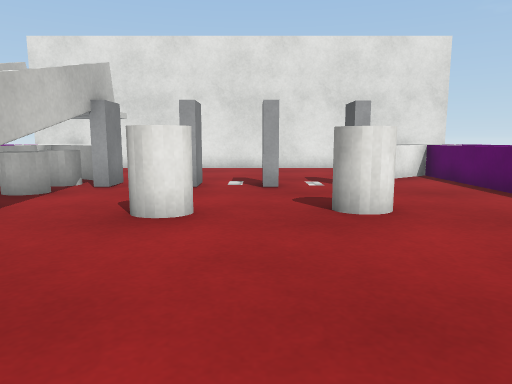
view 1 (above)

18 first-person views from a walk through a Unity game level. The camera is 0.55 m above the floor, tilts 8° down and sees 70° across. The floor is counted in squares, 0.5 m on a side. Each view is taken from the middle of a square. On the plan, view 1 faces up. The plan holds only what a view shows up to about 14 squares ahead; the rest is blank. Surface patterns are stand-ins for the level's own textures.

view 2
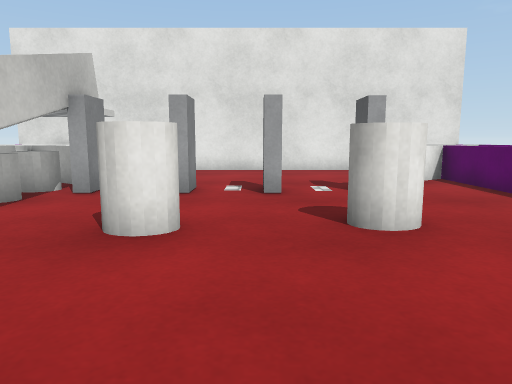

view 3
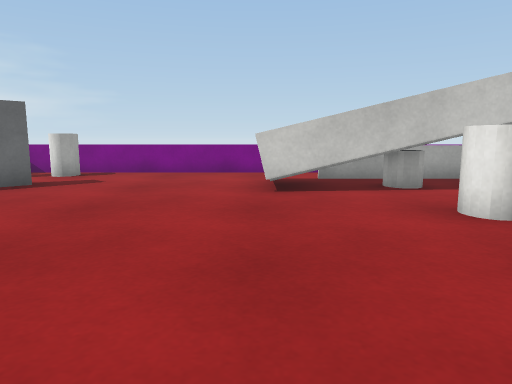

view 4
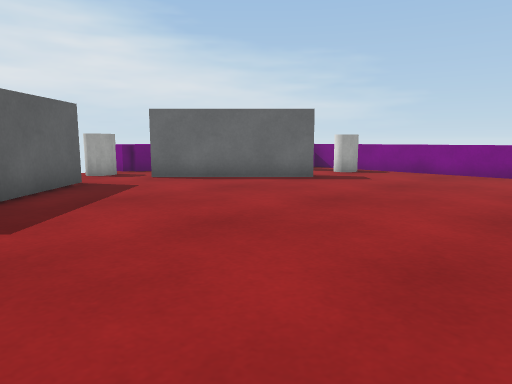

view 5
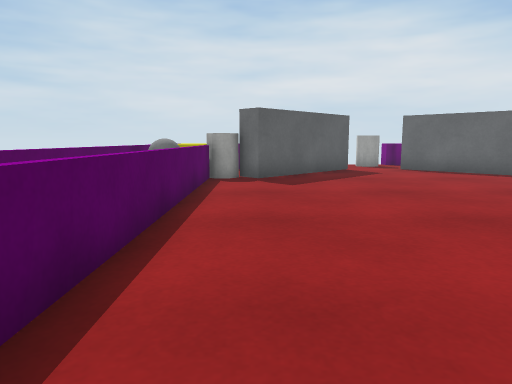

view 6
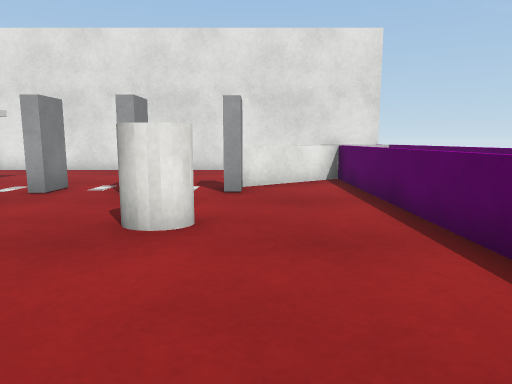

view 7
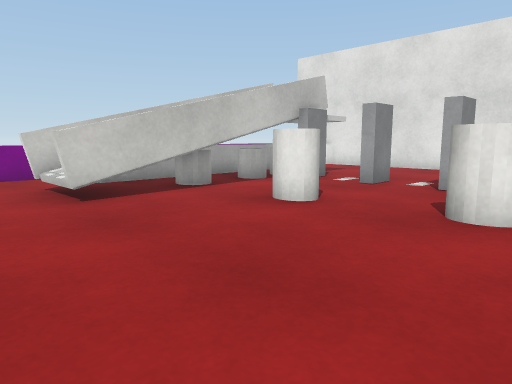

view 8
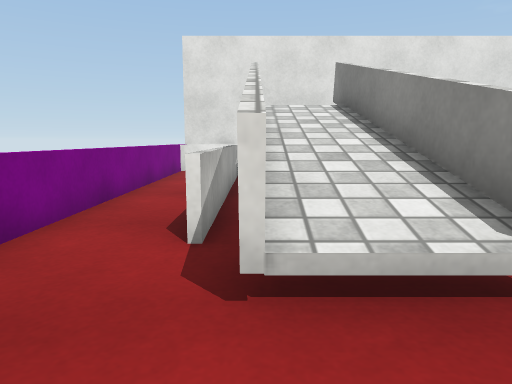

view 9
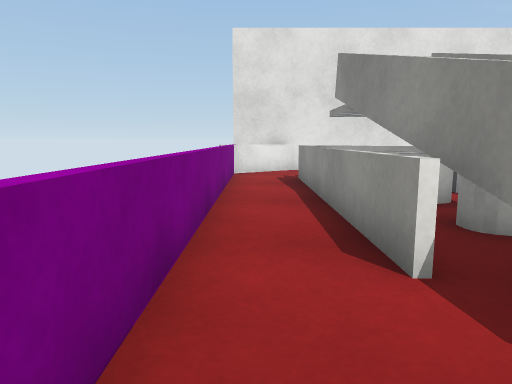

view 10
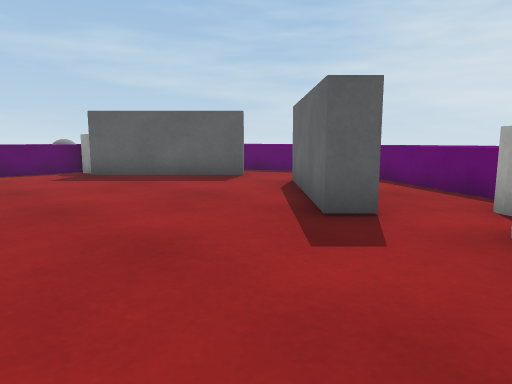

view 11
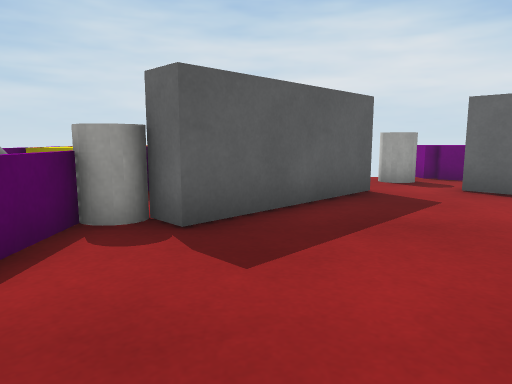

view 12
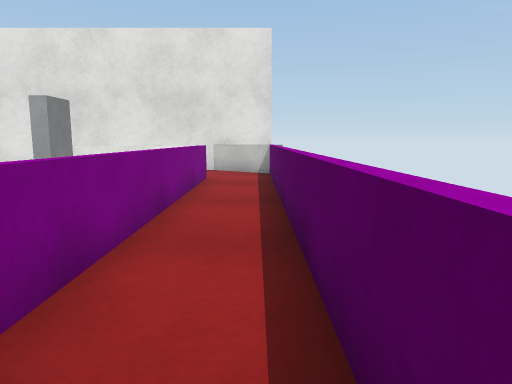

view 13
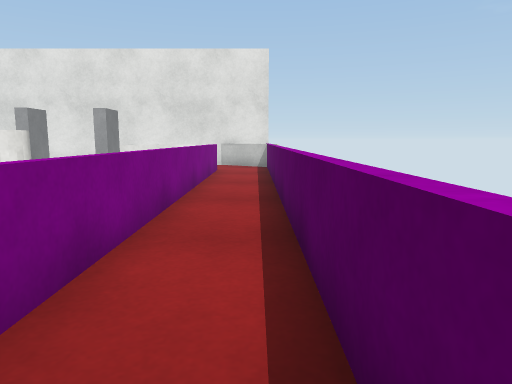

view 14
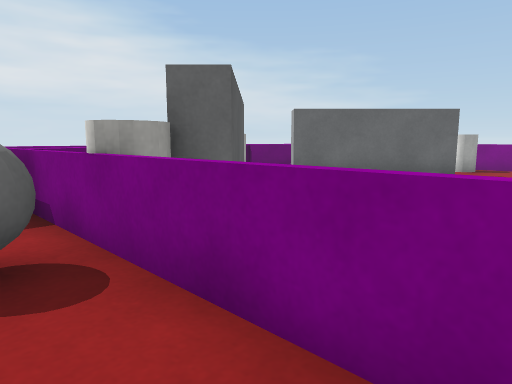

view 15
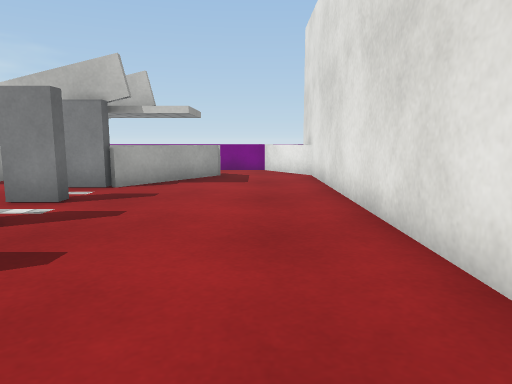

view 16
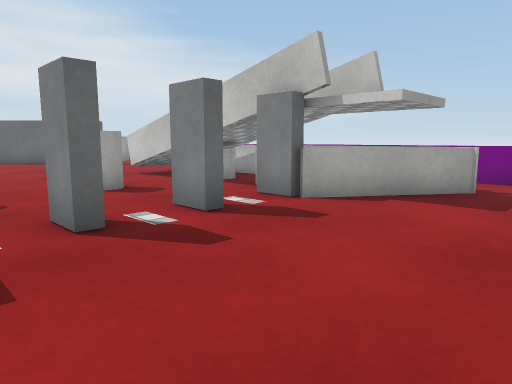

view 17
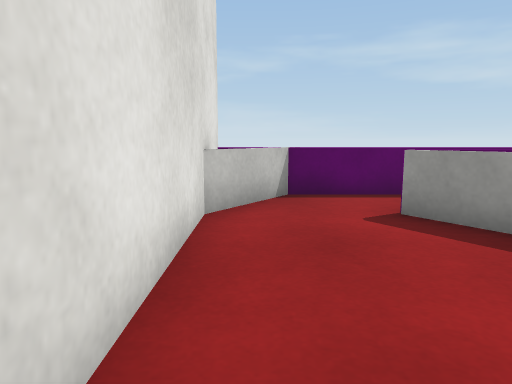

view 18
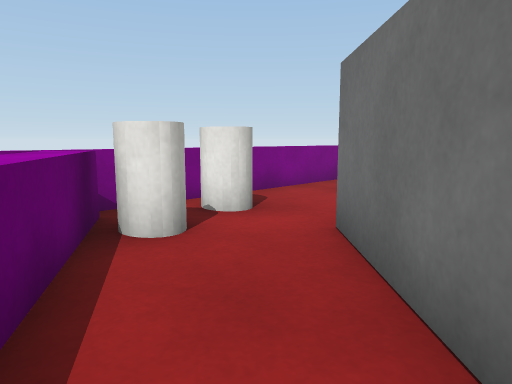

### Floor plan
Key: @ floor where view 1 was taken; # wall or solid block; x gap in a wall; . floor; = window, fence, low wall or low ledge; ^ raised ledge; B grey ball; Y yellow block; O other object.
Columns run from 9 left of view 1 to 8 right of it. Each row starts with its distance up from view 1.
 15 ##################
 14 #=.............==#
 13 =................=
 12 =.=...........=..=
 11 =.===........==..=
 10 =.= #=......#x=..=
  9 =.= #O.O.O.OO.=..=
  8 =.=###........=..=
  7 =.=^^#........=..=
  6 =.=^^#.OO.OO..=..=
  5 =.=^^^.OO.....=..=
  4 =.=^^^........=..=
  3 =..^^^........=..=
  2 =..#^#........=..=
  1 =.............=..=
  0 =........@....=..=
 -1 =.............=..=
 -2 =.............=..=
 -3 =.............=.B#
 -4 #OO.##......##OBB
 -5 # O.###....###===#
 -6 ##O..###..##   YY#
 -7 #=^=.. #..#  ==YY
 -8    ===.....  ^
 -9      ^^.OO^=
-10     ^^^^  ^  ^^

Where each view was taken, in squares from view 1:
view 1: 0 up, 0 right, facing up
view 2: 1 up, 0 right, facing up
view 3: 2 up, 4 right, facing left
view 4: 3 up, 4 right, facing down-left
view 5: 7 up, 4 right, facing down
view 6: 1 up, 3 right, facing up
view 7: 0 up, 3 right, facing up-left
view 8: 0 up, 6 left, facing up
view 9: 1 up, 8 left, facing up
view 10: 1 up, 8 left, facing down-right
view 11: 1 up, 3 right, facing down
view 12: 1 up, 7 right, facing up
view 13: 2 down, 7 right, facing up
view 14: 0 up, 7 right, facing down-left
view 15: 13 up, 5 right, facing left
view 16: 14 up, 2 right, facing down-left
view 17: 14 up, 0 right, facing right
view 18: 8 down, 3 left, facing up-left
